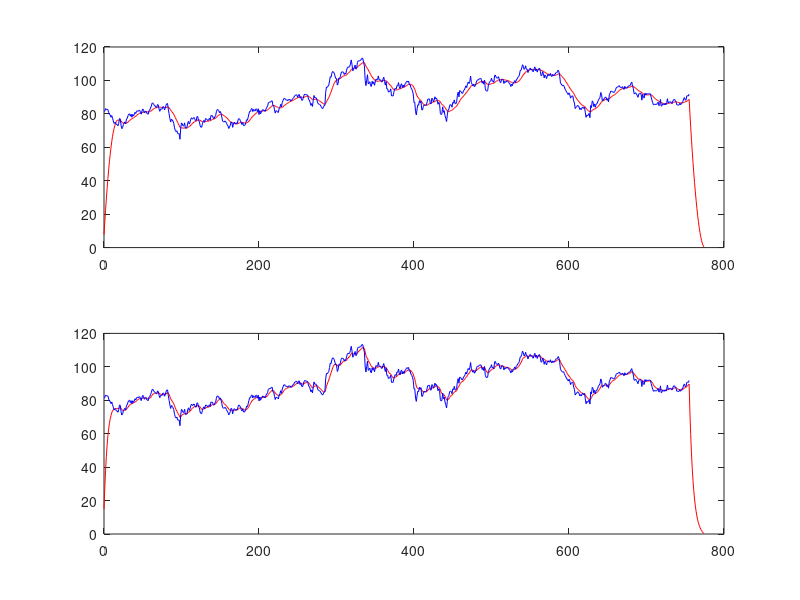

Here is the MATLAB script that generated this plot:
load('Week3_CaseStudy_Data.mat');
lambda = 0.2;
N = 20;
n = 0:N-1;
w1 = 0;
for i = 1:1:N,
    w1 = w1+N-(i-1);
end
h2 = zeros(1,N);
for i = 1:1:N,
    h2(i) = (N-(i-1))/(w1);
end
h2 = h2'; %WMA Filter

y2 = filter(h2,1,[x; zeros(length(h2)-1,1)]);

w2 = 0;
for i = 1:1:N,
    w2 = w2+exp(-lambda*(i-1));
end
h3 = zeros(1,N);
for i = 1:1:N,
    h3(i) = (exp(-lambda*(i-1)))/(w2);
end
h3 = h3'; %EMA Filter

y3 = filter(h3,1,[x; zeros(length(h3)-1,1)]);

subplot(211)
plot(0:length(y2)-1,y2,'-r');
hold on
plot(0:length(x)-1,x,'-b');
subplot(212)
plot(0:length(y3)-1,y3,'-r');
hold on
plot(0:length(x)-1,x,'-b');